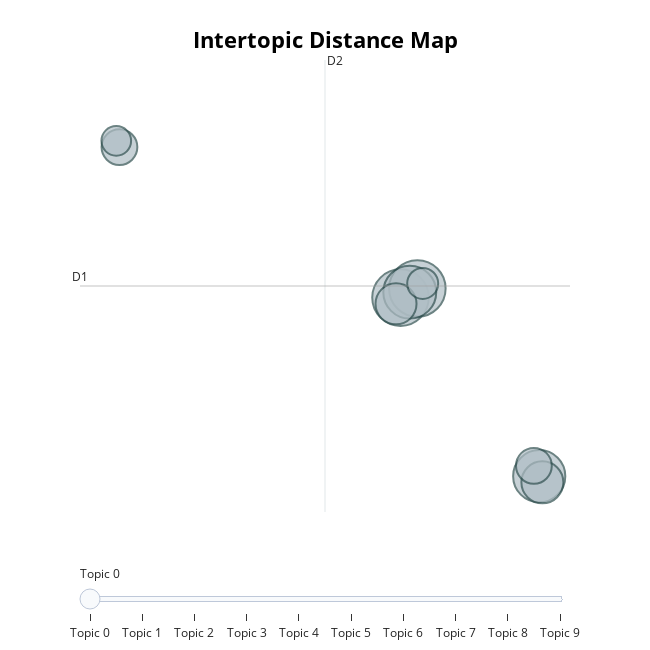

Notebook code for this chart:
### Code cell
# Create dimensionality reduced map of topics

visualization = model.visualize_topics()

visualization.write_html(f'{CLUSTERING_DIRECTORY}/topic_visualization_map.html')
visualization

### Figure 1 — Plotly figure (JSON) as saved in the notebook; plotly's stock layout.template omitted (floating-point values rounded to 4 significant figures)
{"data": [{"customdata": [[0, "motionsauftrag | gemeinderat | massnahme | stadtrat | motion", 40], [1, "lehrkräfte | lehrmittel | leistungsprämien | schulrat | schulen", 40], [2, "mag | lb | ausrichtung | leistungsbeurteilung | prämien", 35], [3, "lagerhaus | alten | lagerhauses | polizeigebäude | pestalozzistrasse", 34], [4, "flawil | georgen | maestrani | st | verlagerung", 22], [5, "stadtpolizei | polizeikorps | kantonspolizei | ostschweizerischen | gallen", 21], [6, "namen | christen | stadtschreiber | stadtpräsident | linke", 16], [7, "kunstmuseums | ergänzungsbau | gutachten | sammlung | kunstmuseum", 16], [8, "kinder | institutionen | betreut | kinderbetreuungsplätzen | entsprechende", 12], [9, "betreffend | interpellation | rene | frank | andreas", 11]], "hovertemplate": "<b>Topic %{customdata[0]}</b><br>%{customdata[1]}<br>Size: %{customdata[2]}", "legendgroup": "", "marker": {"color": "#B0BEC5", "line": {"color": "DarkSlateGrey", "width": 2}, "size": [40, 40, 35, 34, 22, 21, 16, 16, 12, 11], "sizemode": "area", "sizeref": 0.025, "symbol": "circle"}, "mode": "markers", "name": "", "orientation": "v", "showlegend": false, "type": "scatter", "x": [3.327, 4.648, 4.055, 14.21, 14.46, 2.975, -18.73, 13.8, 5.068, -18.98], "xaxis": "x", "y": [15.34, 15.71, 15.56, 8.178, 7.931, 15.09, 21.38, 8.596, 15.91, 21.63], "yaxis": "y"}], "layout": {"annotations": [{"showarrow": false, "text": "D1", "x": -21.83, "y": 15.81, "yshift": 10}, {"showarrow": false, "text": "D2", "x": -2.599, "xshift": 10, "y": 24.88}], "height": 650, "hoverlabel": {"bgcolor": "white", "font": {"family": "Rockwell", "size": 16}}, "legend": {"itemsizing": "constant", "tracegroupgap": 0}, "margin": {"t": 60}, "shapes": [{"line": {"color": "#CFD8DC", "width": 2}, "type": "line", "x0": -2.599, "x1": -2.599, "y0": 6.742, "y1": 24.88}, {"line": {"color": "#9E9E9E", "width": 2}, "type": "line", "x0": -21.83, "x1": 16.63, "y0": 15.81, "y1": 15.81}], "sliders": [{"active": 0, "pad": {"t": 50}, "steps": [{"args": [{"marker.color": [["red", "#B0BEC5", "#B0BEC5", "#B0BEC5", "#B0BEC5", "#B0BEC5", "#B0BEC5", "#B0BEC5", "#B0BEC5", "#B0BEC5"]]}], "label": "Topic 0", "method": "update"}, {"args": [{"marker.color": [["#B0BEC5", "red", "#B0BEC5", "#B0BEC5", "#B0BEC5", "#B0BEC5", "#B0BEC5", "#B0BEC5", "#B0BEC5", "#B0BEC5"]]}], "label": "Topic 1", "method": "update"}, {"args": [{"marker.color": [["#B0BEC5", "#B0BEC5", "red", "#B0BEC5", "#B0BEC5", "#B0BEC5", "#B0BEC5", "#B0BEC5", "#B0BEC5", "#B0BEC5"]]}], "label": "Topic 2", "method": "update"}, {"args": [{"marker.color": [["#B0BEC5", "#B0BEC5", "#B0BEC5", "red", "#B0BEC5", "#B0BEC5", "#B0BEC5", "#B0BEC5", "#B0BEC5", "#B0BEC5"]]}], "label": "Topic 3", "method": "update"}, {"args": [{"marker.color": [["#B0BEC5", "#B0BEC5", "#B0BEC5", "#B0BEC5", "red", "#B0BEC5", "#B0BEC5", "#B0BEC5", "#B0BEC5", "#B0BEC5"]]}], "label": "Topic 4", "method": "update"}, {"args": [{"marker.color": [["#B0BEC5", "#B0BEC5", "#B0BEC5", "#B0BEC5", "#B0BEC5", "red", "#B0BEC5", "#B0BEC5", "#B0BEC5", "#B0BEC5"]]}], "label": "Topic 5", "method": "update"}, {"args": [{"marker.color": [["#B0BEC5", "#B0BEC5", "#B0BEC5", "#B0BEC5", "#B0BEC5", "#B0BEC5", "red", "#B0BEC5", "#B0BEC5", "#B0BEC5"]]}], "label": "Topic 6", "method": "update"}, {"args": [{"marker.color": [["#B0BEC5", "#B0BEC5", "#B0BEC5", "#B0BEC5", "#B0BEC5", "#B0BEC5", "#B0BEC5", "red", "#B0BEC5", "#B0BEC5"]]}], "label": "Topic 7", "method": "update"}, {"args": [{"marker.color": [["#B0BEC5", "#B0BEC5", "#B0BEC5", "#B0BEC5", "#B0BEC5", "#B0BEC5", "#B0BEC5", "#B0BEC5", "red", "#B0BEC5"]]}], "label": "Topic 8", "method": "update"}, {"args": [{"marker.color": [["#B0BEC5", "#B0BEC5", "#B0BEC5", "#B0BEC5", "#B0BEC5", "#B0BEC5", "#B0BEC5", "#B0BEC5", "#B0BEC5", "red"]]}], "label": "Topic 9", "method": "update"}]}], "title": {"font": {"color": "Black", "size": 22}, "text": "<b>Intertopic Distance Map</b>", "x": 0.5, "xanchor": "center", "y": 0.95, "yanchor": "top"}, "width": 650, "xaxis": {"anchor": "y", "domain": [0, 1], "range": [-21.83, 16.63], "title": {"text": ""}, "visible": false}, "yaxis": {"anchor": "x", "domain": [0, 1], "range": [6.742, 24.88], "title": {"text": ""}, "visible": false}}}
